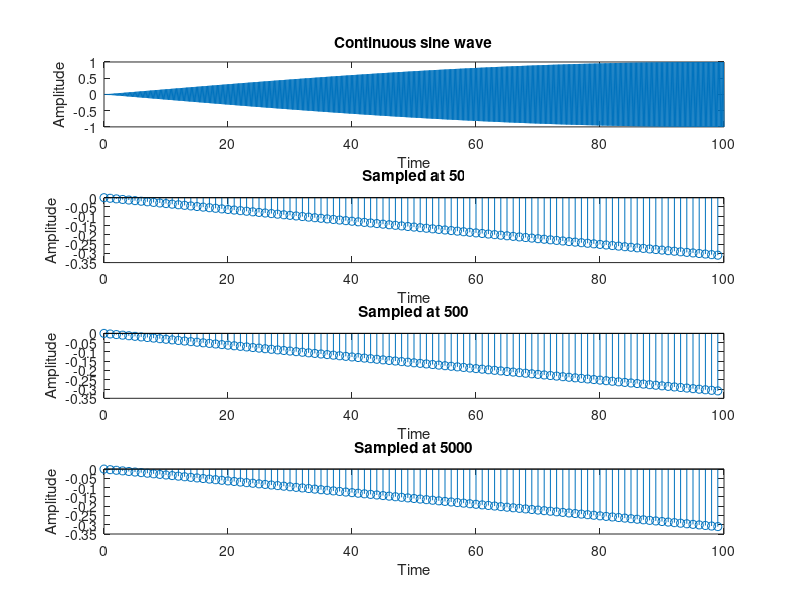

The MATLAB source for this figure:
%Sampling Theorem

clear all;
close all;
clc;
f=input("Enter frequency = ");
%T=1/f;
fs1=input("Enter the sampling frequency = ");
fs2=input("Enter the sampling frequency = ");
fs3=input("Enter the sampling frequency = ");
t=0:0.1:100;
t1=0:1:99;

x=sin(2*3.14*f*t);
subplot(4,1,1);
plot(t,x);
xlabel("Time");
ylabel("Amplitude");
title("Continuous sine wave");

y=sin(2*3.14*f*t1/fs1);
subplot(4,1,2);
stem(t1,y);
xlabel("Time");
ylabel("Amplitude");
title("Sampled at 50");

y=sin(2*3.14*f*t1/fs2);
subplot(4,1,3);
stem(t1,y);
xlabel("Time");
ylabel("Amplitude");
title("Sampled at 500");

y=sin(2*3.14*f*t1/fs3);
subplot(4,1,4);
stem(t1,y);
xlabel("Time");
ylabel("Amplitude");
title("Sampled at 5000");
